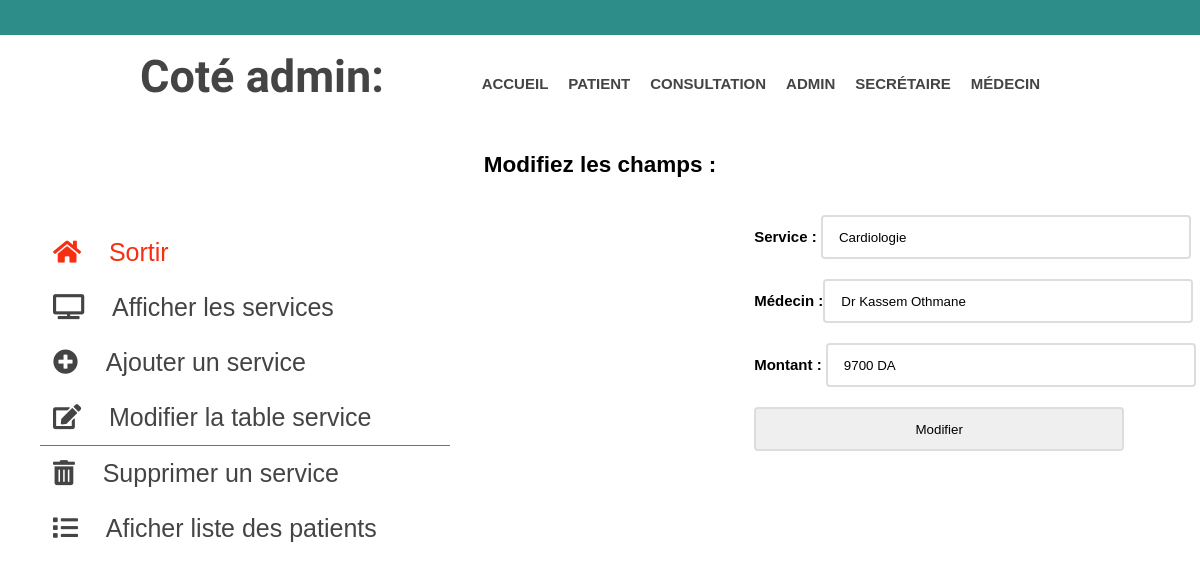
The app's page /modifierService2.php?numero=1 with its own data.
### tables this page shows
CREATE TABLE IF NOT EXISTS `service` (
  `numero` int(100) NOT NULL AUTO_INCREMENT,
  `service` varchar(50) NOT NULL,
  `medecinS` varchar(50) NOT NULL,
  `montant` varchar(100) NOT NULL,
  PRIMARY KEY (`numero`)
);

### modifierService2.php (the view, shortened to what this page needs)
<?php
$objetPdo = new PDO('mysql:host=localhost;dbname=medicare','root','');
$pdoStat=$objetPdo->prepare('SELECT * FROM service WHERE numero = :num ');
$pdoStat->bindValue(':num', $_GET['numero'], PDO::PARAM_INT);
$executeIsOk = $pdoStat->execute();
$service = $pdoStat->fetch();
 ?>
<!DOCTYPE html>
<html>
<head>
    <link rel="stylesheet" href="css/all.min.css">
</head>
<body>
   <header>  </header>
     <section id="head">
      <div class="wrapper">
         <h1>Coté admin:</h1>
           <nav>
           <ul>
              <li><a href="index.html">accueil</a></li>
              <li><a href="patient.html">patient</a></li>
              <li><a href="consultation.php">consultation</a></li>
              <li><a href="login.html">admin</a></li>
              <li><a href="secretaire1.html">secrétaire</a></li>
              <li><a href="consultationM.php">Médecin</a></li>
           </ul>
         </nav>
      </div>
   </section>
     <br>
    <center><h2><p>Modifiez les champs :</p></h2></center><br>
  <div id="content">
      <div class="icon-bar">
          <a class="active" href="medical.html"><i class="fa fa-home"></i>&nbsp;&nbsp;&nbsp;&nbsp;Sortir</a>
          <a href="afficherService.php"><i class="fas fa-tv"></i>&nbsp;&nbsp;&nbsp;&nbsp;Afficher les services</a>
          <a  href="ajouterService.html"><i class="fas fa-plus-circle"></i></i>&nbsp;&nbsp;&nbsp;&nbsp;Ajouter un service</a>
          <a class="modif" href="modifierService1.php"><i class="fas fa-edit"></i>&nbsp;&nbsp;&nbsp;&nbsp;Modifier la table service</a>
          <a href="supprimerService1.php"><i class="fas fa-trash-alt"></i>&nbsp;&nbsp;&nbsp;&nbsp;Supprimer un service</a>
           <a lass="aff" href="afficherPatient.php"><i class="fas fa-list"></i>&nbsp;&nbsp;&nbsp;&nbsp;Aficher liste des patients</a>
      </div>
      <div class="form">
      <form method="POST" action="modifierService3.php">
    <b>Service :</b>  <input type="text" class="form-field animation a3" id="service" name="service" placeholder="Nom du service" value="<?= $service['service'] ?>"><br>
      <b>Médecin :</b><input type="text" class="form-field animation a3" id="medecin" name="medecinS" placeholder="Nom du medecin spécialiste" value="<?= $service['medecinS'] ?>"><br>
     <b>Montant :</b> <input type="text" class="form-field animation a3" id="montant" name="montant" placeholder="Montant" value="<?= $service['montant'] ?>"><br>
      <button type="submit" class="form-field animation a4">Modifier</button>
      </form>
      </div>
</body>
</html>

### modifierService2.php (style rules this page uses)
* { margin: 0; padding: 0; }
body { font-family: arial,sans-serif; font-size: 15px; }
body { margin: 0 auto; background-image: url("../photo/coeur.jpg"); background-repeat: no-repeat; background-size: 100% 660px; }
header { height: 35px; background-color: #2D8D89; }
.wrapper { width: 940px; margin: 0 auto; padding: 0 10px; }
a { text-decoration: none; color:#444; }
#head { height: 100px; }
#head h1 { font-family: 'Crete Round',serif; font-size: 45px; color:#444; float: left; margin-top:15px; }
#head nav { float:right; margin-top: 40px; }
ul { list-style: none; }
#head nav ul li { display: inline-block; margin-right: 20px; float: left; margin-bottom: 10px; }
#head nav ul li a { text-transform: uppercase; font-weight: bold; }
div#content div { display: inline-block; }
.icon-bar { width: 450px; margin-top: 30px; margin-right: 300px; vertical-align: top; }
.icon-bar a { display: block; padding: 13px; margin-left:40px ; transition: all 0.3s ease; font-size: 25px; }
.icon-bar .active { color: #F72E12; }
.icon-bar .modif { border-bottom: 1px solid #2D8D89; }
* { box-sizing: border-box; }
body { font-family: 'Rubik', sans-serif; }
.form { max-width: 70%; display: flex; flex-direction: column; }
.form-field { height: 44px; width: 370px; padding: 0 16px; border: 2px solid #ddd; border-radius: 4px; font-family: 'Rubik', sans-serif; outline: 0; transition: .2s; margin-top: 20px; }
.animation { animation-name: move; animation-duration: .4s; animation-fill-mode: both; animation-delay: 0.3s; }
.a3 { animation-delay: 0.3s; }
.a4 { animation-delay: 0.3s; }

### records on screen
service: service "Cardiologie", medecinS "Dr Kassem Othmane", montant "9700 DA"
